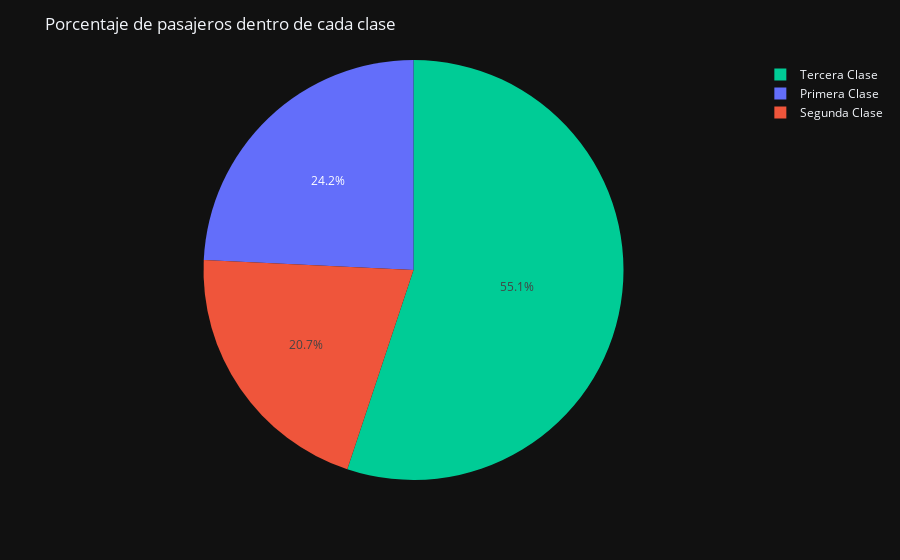

The code cell stored with this chart in its notebook:
### Markdown cell above
### Porcentaje de pasajeros según la clase

### Code cell
pct_pasajeros_1 = (len(titanic[titanic['Pclass']==1])*100)/titanic.shape[0]
pct_pasajeros_2 = (len(titanic[titanic['Pclass']==2])*100)/titanic.shape[0]
pct_pasajeros_3 = (len(titanic[titanic['Pclass']==3])*100)/titanic.shape[0]

fig = px.pie(labels=['Primera Clase','Segunda Clase', 'Tercera Clase'], 
             values=[pct_pasajeros_1,pct_pasajeros_2,pct_pasajeros_3],
             names=['Primera Clase','Segunda Clase', 'Tercera Clase'],
             color=['Primera Clase','Segunda Clase', 'Tercera Clase'],
             template='plotly_dark')

fig.update_layout(
    title='Porcentaje de pasajeros dentro de cada clase')

fig.show()

### Figure 1 — Plotly figure (JSON) as saved in the notebook; plotly's stock layout.template omitted (floating-point values rounded to 4 significant figures)
{"data": [{"customdata": [["Primera Clase"], ["Segunda Clase"], ["Tercera Clase"]], "domain": {"x": [0, 1], "y": [0, 1]}, "hovertemplate": "label=%{label}<br>value=%{value}<br>color=%{customdata[0]}<extra></extra>", "labels": ["Primera Clase", "Segunda Clase", "Tercera Clase"], "legendgroup": "", "marker": {"colors": ["#636efa", "#EF553B", "#00cc96"]}, "name": "", "showlegend": true, "type": "pie", "values": [24.24, 20.65, 55.11]}], "layout": {"legend": {"tracegroupgap": 0}, "margin": {"t": 60}, "title": {"text": "Porcentaje de pasajeros dentro de cada clase"}}}
